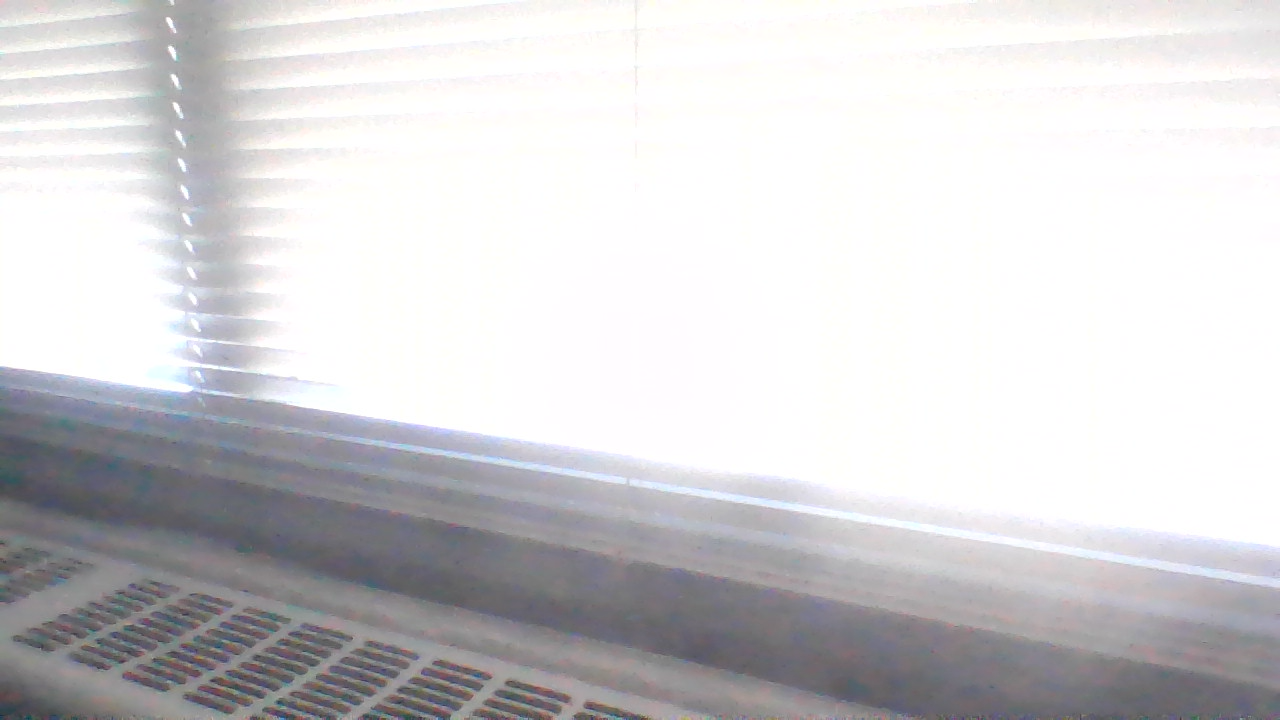
#> input picture notebooks/luis/code/test194.png, 1280 x 720 px, given in place of the camera
$ python bluetrack.py
#> lines starting #> are read from the running program, lines starting #| are printed output that depends on the picture; after the words box and inside, x2 and y2 are one past the last pixel; in counts of white or black regions, pixels touching at a corner belong together
#modify this and lower data rate!!!
#waypoint
#working! find ways to distinguish ball and envelop
from collections import deque

import numpy as np
import argparse
import cv2
import imutils
import time

def detect_shape(c):
    shape = "empty"
    peri = cv2.arcLength(c, True)
    approx = cv2.approxPolyDP(c, 0.04 * peri, True)

    # Triangle
    if len(approx) == 3:
        shape = "triangle"

    # Square or rectangle
    elif len(approx) == 4:
        (x, y, w, h) = cv2.boundingRect(approx)
        ar = w / float(h)

        # A square will have an aspect ratio that is approximately
        # equal to one, otherwise, the shape is a rectangle
        shape = "rectangle"

    # Pentagon
    elif len(approx) == 5:
        shape = "pentagon"

	# 6

    elif len(approx) == 6:
	    shape = 'hexagon'

    # Otherwise assume as circle or oval
    else:
        (x, y, w, h) = cv2.boundingRect(approx)

        shape = "circle"

    return shape


cam = cv2.VideoCapture(0)
#try 1920 1080
#original as 1280 720
cam.set(cv2.CAP_PROP_FRAME_WIDTH, 1920)
cam.set(cv2.CAP_PROP_FRAME_HEIGHT, 1080)

# construct the argument parse and parse the arguments
ap = argparse.ArgumentParser()
ap.add_argument("-v", "--video",
	help="path to the (optional) video file")
	#was 64
ap.add_argument("-b", "--buffer", type=int, default=32,
	help="max buffer size")
args = vars(ap.parse_args())

# define the lower and upper boundaries of the "green"
# ball in the HSV color space, then initialize the
# list of tracked points

blueLower = (40, 50, 80)
blueUpper = (130, 255, 255)
#red and blue colorspace as well
pts = deque(maxlen=args["buffer"])
# allow the camera or video file to warm up
#time.sleep(1.0)

# keep looping
while True:
	# grab the current frame
	ret, frame = cam.read()
#> frame is the input picture: shape (720, 1280, 3); mean B, G, R 210.8, 208.7, 209.6

	blurred = cv2.GaussianBlur(frame, (11, 11), 0)
	hsv = cv2.cvtColor(blurred, cv2.COLOR_BGR2HSV)
#> hsv: shape (720, 1280, 3); mean H, S, V 76.4, 7.5, 212.2
	# construct a mask for the color "green", then perform
	# a series of dilations and erosions to remove any small
	# blobs left in the mask
	mask = cv2.inRange(hsv, blueLower, blueUpper)
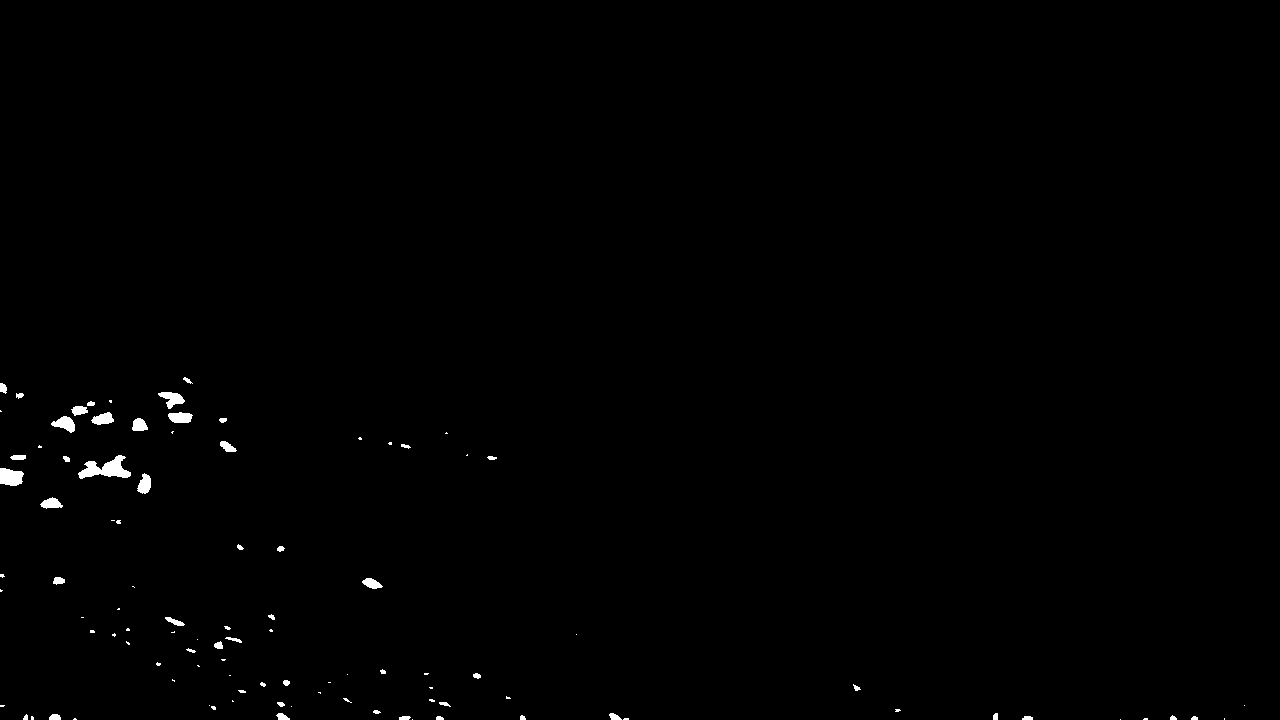
#> mask: shape (720, 1280); 0.49% white; 100 white regions (52 under 20 px), largest, box (x1, y1, x2, y2) and area: (78, 455, 131, 479) 649, (0, 468, 24, 486) 344, (158, 392, 185, 409) 244
	mask = cv2.erode(mask, None, iterations=2)
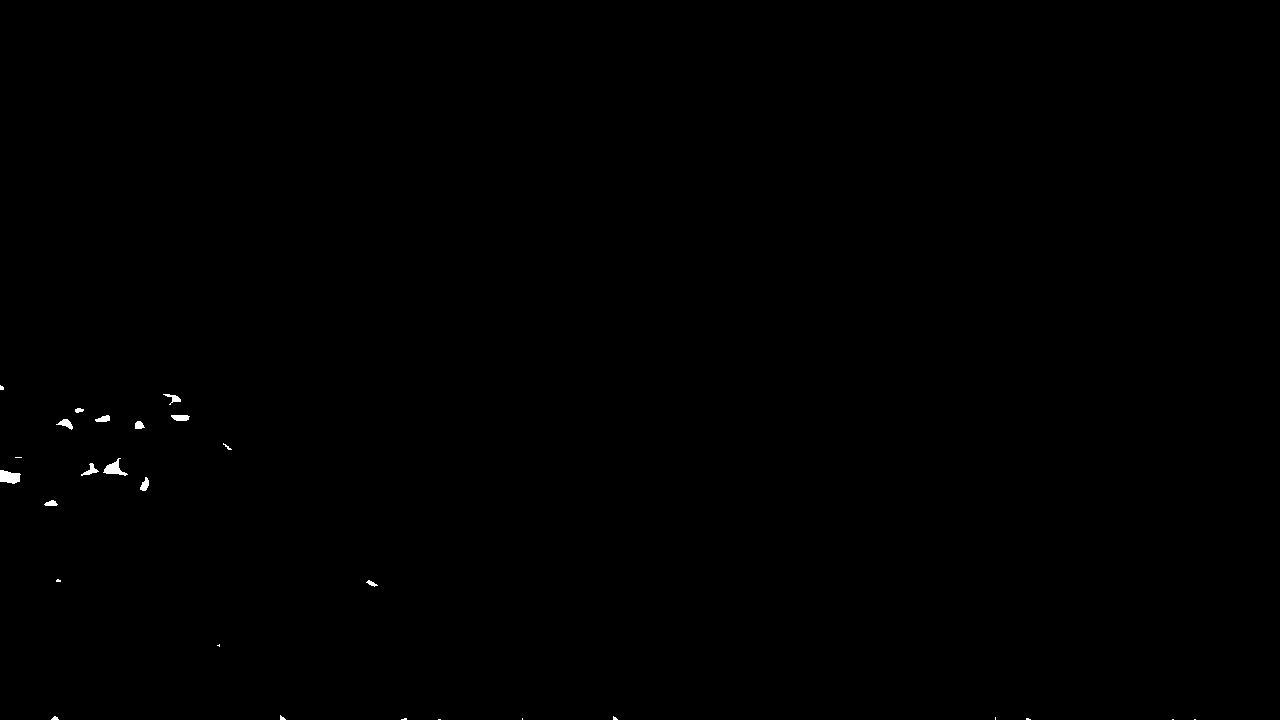
#> mask: shape (720, 1280); 0.13% white; 27 white regions (13 under 20 px), largest, box (x1, y1, x2, y2) and area: (0, 470, 21, 484) 217, (103, 458, 128, 476) 190, (171, 415, 190, 421) 95
	mask = cv2.dilate(mask, None, iterations=2)
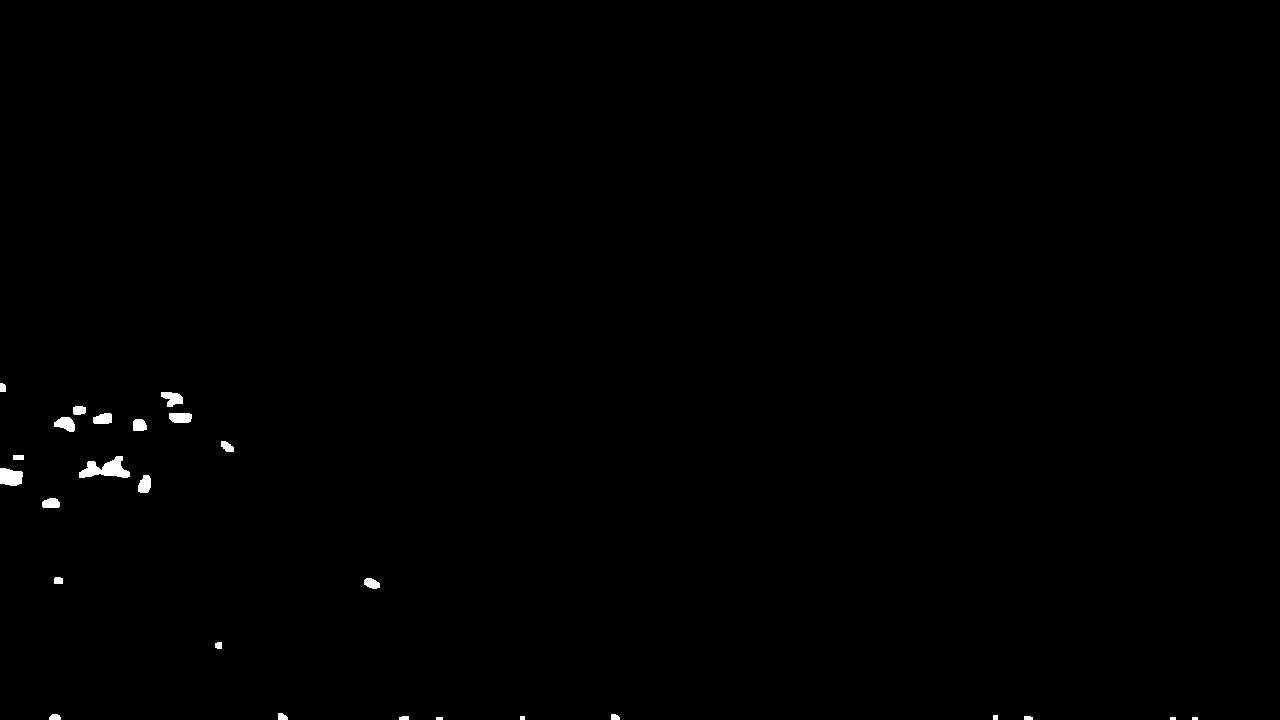
#> mask: shape (720, 1280); 0.34% white; 26 white regions (2 under 20 px)

	# find contours in the mask and initialize the current
	# (x, y) center of the ball
	cnts = cv2.findContours(mask.copy(), cv2.RETR_EXTERNAL,
		cv2.CHAIN_APPROX_SIMPLE)
#> cnts = 26 contours, 5 with area under 20; largest, box (x1, y1, x2, y2) and area: (79, 456, 130, 478) 550, (0, 468, 23, 486) 306, (54, 417, 75, 432) 191, (161, 392, 183, 407) 188, (169, 413, 192, 423) 182
	cnts = imutils.grab_contours(cnts)
	center = None
	# only proceed if at least one contour was found
	if len(cnts) > 0:
		# find the largest contour in the mask, then use
		# it to compute the minimum enclosing circle and
		# centroid
		for c in cnts:
			shape = detect_shape(c)
			if shape == "rectangle" :
				((x, y), radius) = cv2.minEnclosingCircle(c)
				M = cv2.moments(c)
				center = (int(M["m10"] / M["m00"]), int(M["m01"] / M["m00"]))
		# only proceed if the radius meets a minimum size
		#original size as 10
				if radius > 3:
			# draw the circle and centroid on the frame,
			# then update the list of tracked points
					cv2.circle(frame, (int(x), int(y)), int(radius),
						(0, 255, 255), 2)
				cv2.circle(frame, center, 5, (0, 0, 255), -1)
#> this loop made 26 passes
#> (shape, peri in detect_shape, approx in detect_shape, w in detect_shape, h in detect_shape, ar in detect_shape) on passes 1, 2, 5, 6, 8, 10, 11: ('rectangle', 14, [[1192, 717], [1192, 719], [1197, 719], [1197, 717]], 6, 3, 2), ('rectangle', 14, [[1170, 717], [1170, 719], [1175, 719], [1175, 717]], 6, 3, 2), ('rectangle', 14, [[520, 716], [520, 719], [524, 719], [524, 716]], 5, 4, 1.25), ('rectangle', 23.41, [[399, 717], [399, 719], [408, 719], [408, 716]], 10, 4, 2.5), ('rectangle', 24.24, [[611, 714], [611, 719], [619, 719], [617, 715]], 9, 6, 1.5), ('rectangle', 27.66, [[278, 713], [278, 719], [287, 719], [285, 715]], 10, 7, 1.43), ('rectangle', 22.83, [[215, 643], [215, 647], [221, 648], [221, 642]], 7, 7, 1)
#> (shape, peri in detect_shape, approx in detect_shape, w in detect_shape, h in detect_shape, ar in detect_shape) on passes 3, 7, 18: ('rectangle', 16, [[436, 717], [436, 719], [442, 719], [442, 717]], 7, 3, 2.33), ('rectangle', 16, [[993, 715], [993, 719], [997, 719], [997, 715]], 5, 5, 1), ('rectangle', 28, [[13, 455], [13, 459], [23, 459], [23, 455]], 11, 5, 2.2)
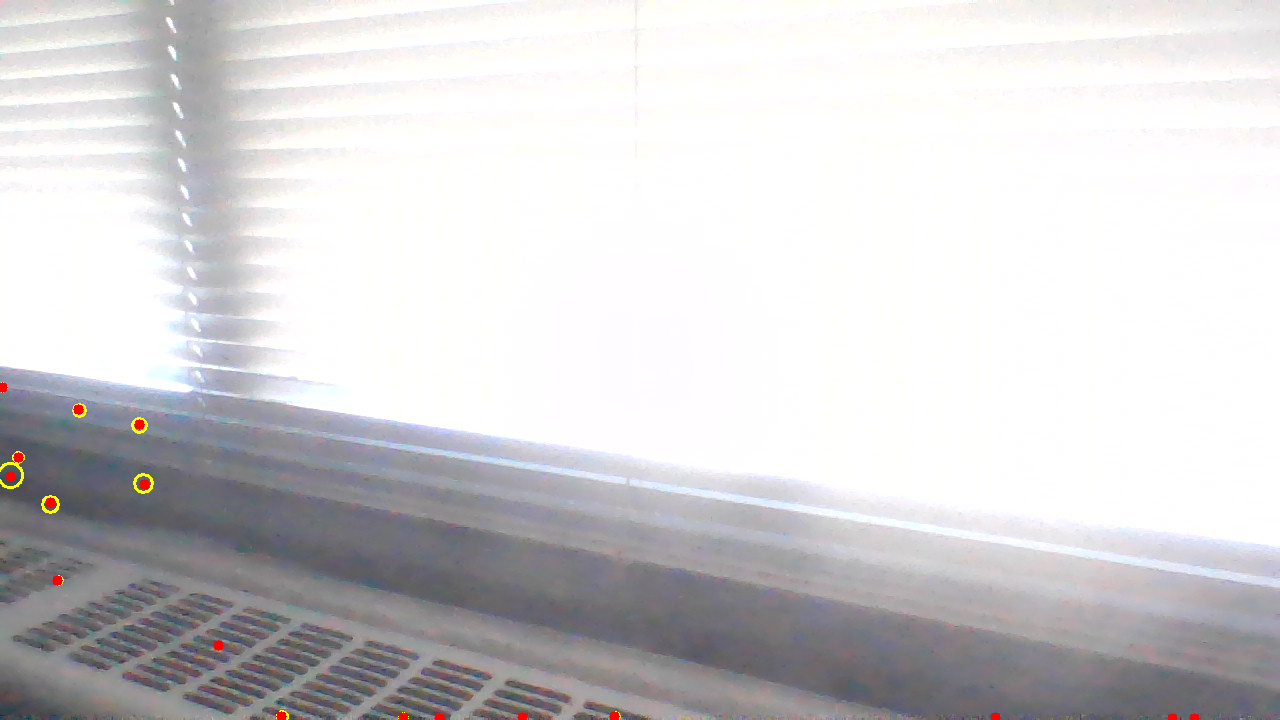
#> frame: shape (720, 1280, 3); 0.22% of pixels changed, all inside (x1, y1, x2, y2) = (0, 382, 1200, 720)
	# update the points queue
	pts.appendleft(center)

	#delete this for final project
	# loop over the set of tracked points
	for i in range(1, len(pts)):
		# if either of the tracked points are None, ignore
		# them
		if pts[i - 1] is None or pts[i] is None:
			continue
		# otherwise, compute the thickness of the line and
		# draw the connecting lines
		thickness = int(np.sqrt(args["buffer"] / float(i + 1)) * 2.5)
		cv2.line(frame, pts[i - 1], pts[i], (0, 0, 255), thickness)
	# show the frame to our screen
	cv2.imshow("Frame", frame)
	key = cv2.waitKey(1) & 0xFF
#> (key q is pressed here)
	# if the 'q' key is pressed, stop the loop
	if key == ord("q"):
		break

cam.release()

# close all windows
cv2.destroyAllWindows()

$ run again, on notebooks/luis/code/test310.png
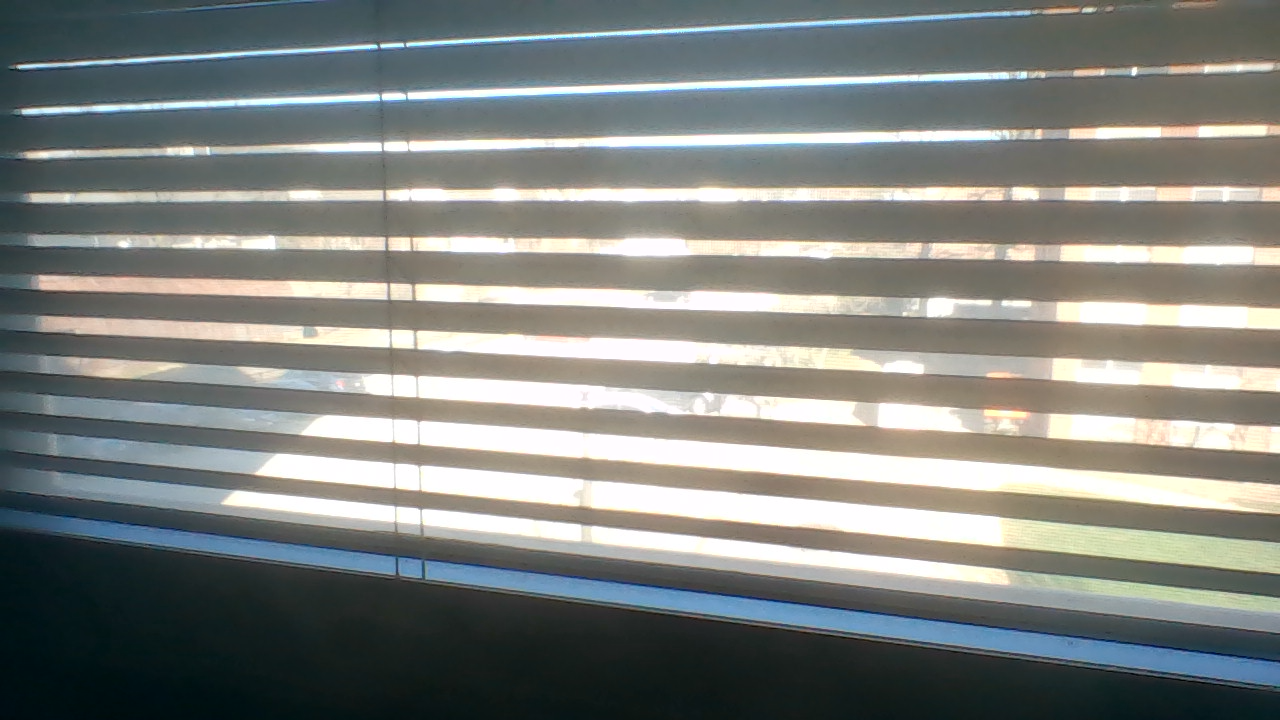
#> input picture notebooks/luis/code/test310.png, 1280 x 720 px, given in place of the camera
#> frame is the input picture: shape (720, 1280, 3); mean B, G, R 127.3, 131.1, 127.8
#> hsv: shape (720, 1280, 3); mean H, S, V 58.7, 48, 137.3
#> `mask = cv2.dilate(mask, None, iterations=2)`:
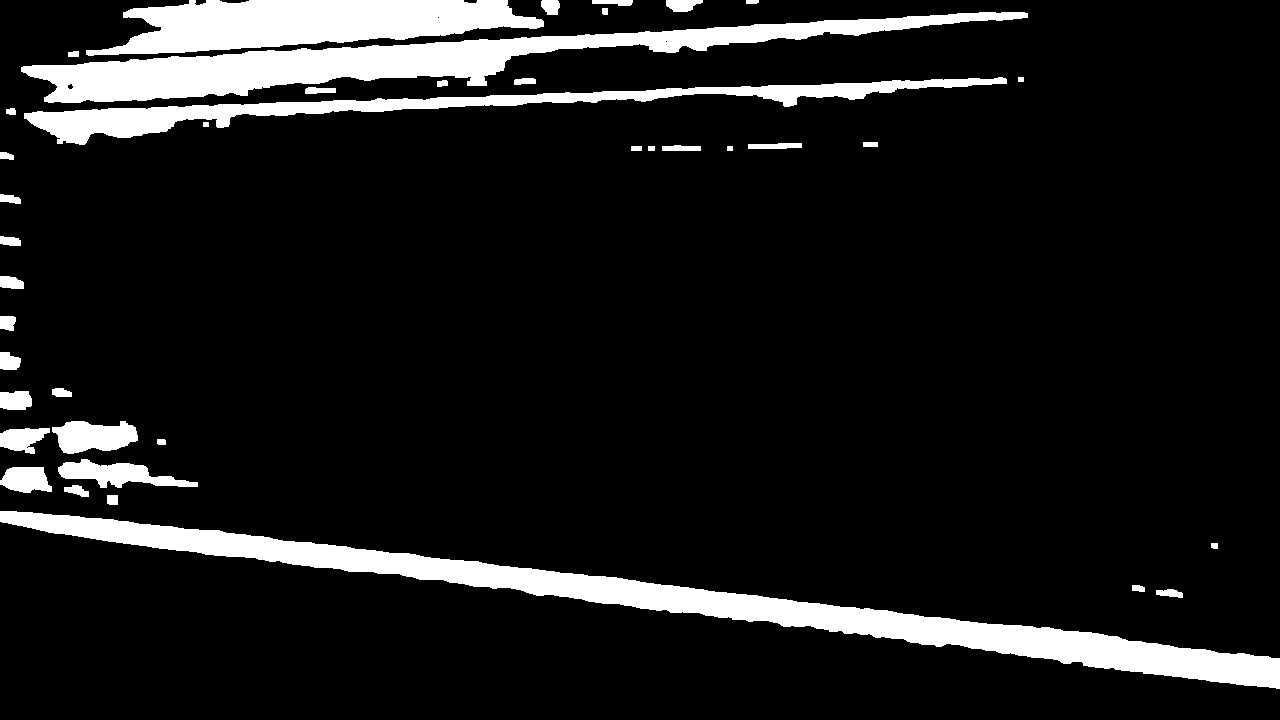
#> mask: shape (720, 1280); 10.5% white; 40 white regions
#> cnts = 40 contours; largest, box (x1, y1, x2, y2) and area: (0, 511, 1280, 689) 31482, (21, 12, 1028, 103) 23512, (86, 0, 544, 56) 15588, (24, 77, 1007, 145) 11802, (52, 421, 138, 454) 1940
#> the loop `for c in cnts:` made 40 passes
#> (shape, peri in detect_shape, approx in detect_shape, w in detect_shape, h in detect_shape, ar in detect_shape) on passes 2, 3, 5, 8: ('rectangle', 34.24, [[1132, 585], [1132, 590], [1144, 591], [1144, 587]], 13, 7, 1.86), ('rectangle', 21.41, [[1211, 543], [1211, 547], [1217, 548], [1217, 543]], 7, 6, 1.17), ('rectangle', 37.41, [[107, 495], [107, 503], [117, 504], [117, 495]], 11, 10, 1.1), ('rectangle', 338, [[58, 467], [100, 487], [197, 486], [129, 463]], 140, 25, 5.6)
#> after the loop `for c in cnts:`:
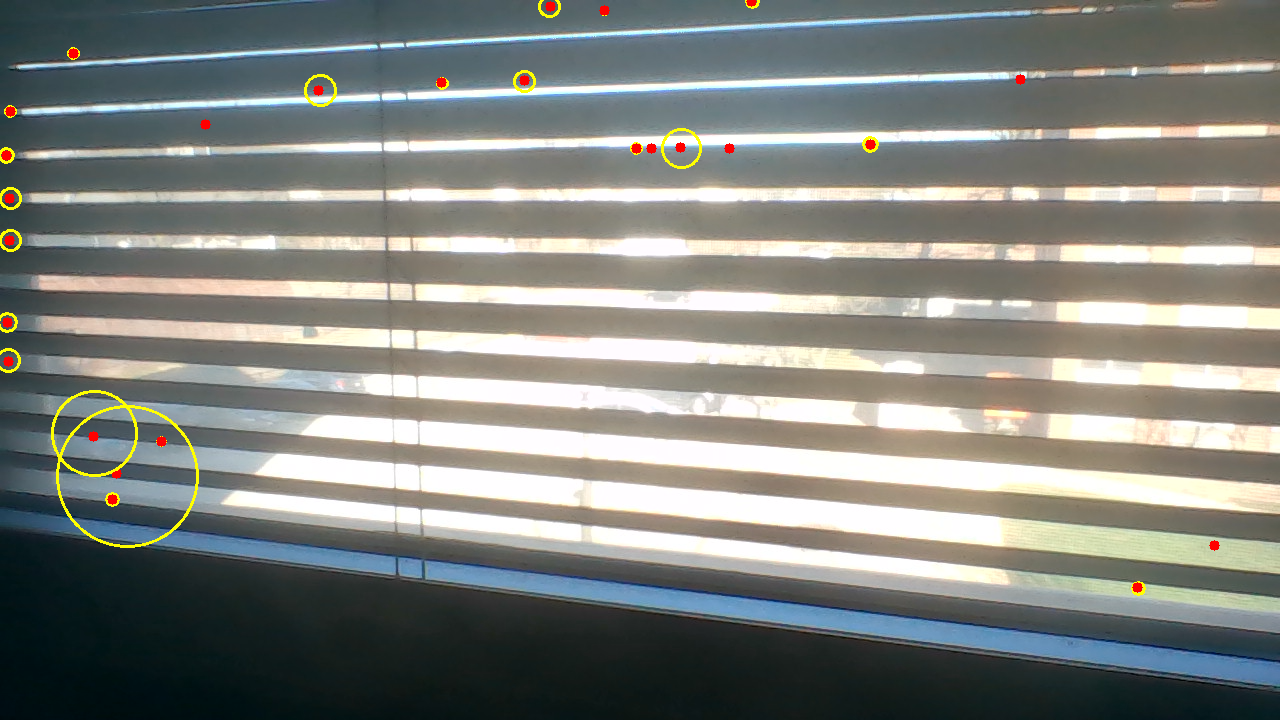
#> frame: shape (720, 1280, 3); 0.7% of pixels changed, all inside (x1, y1, x2, y2) = (0, 0, 1220, 596)
